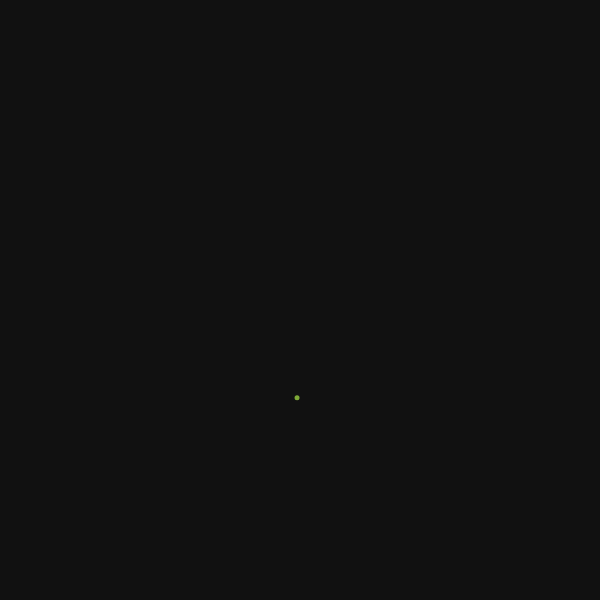
Frame 1 (no input)
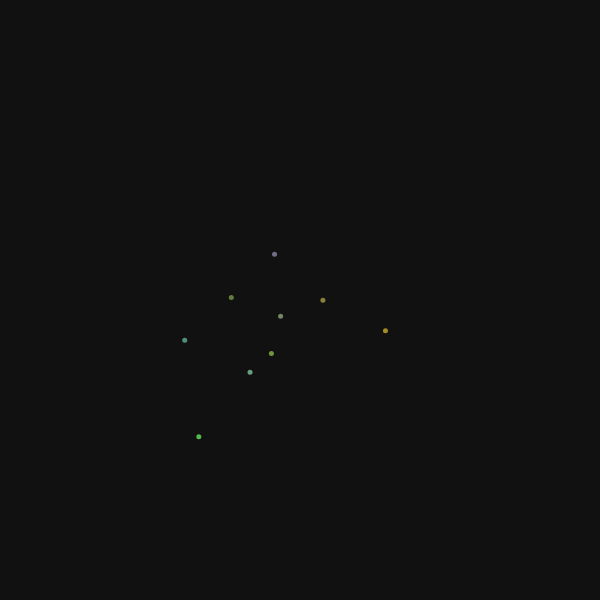
Frame 60 (no input)
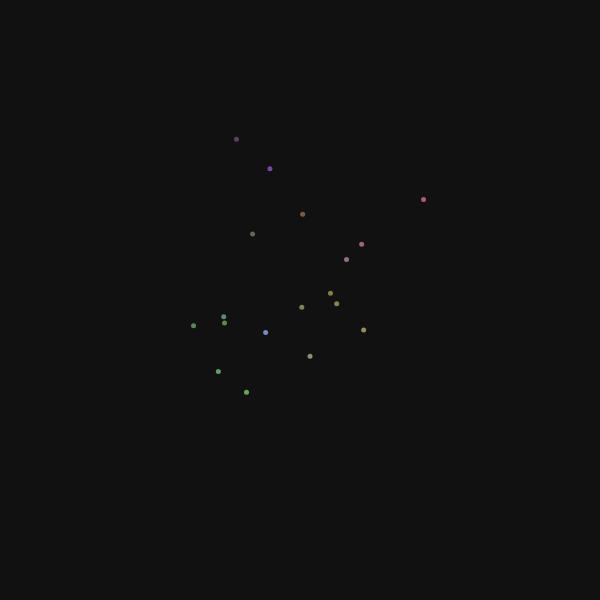
Frame 120 (the mouse pressed at the canvas centre since frame 60)

The p5.js sketch that drew these frames (run headless with seeded random() and noise() and a simulated clock; from frame 60 on, the mouse is pressed at the canvas centre):

// p5.js sketch
// ── sketch.js
var inc = 0.0025;

// Array of particles
var xoffs = [];

function setup() {
  centerCanvas();
  
  // First random particle
  xoffs[0] = random(50, 100);
}


function draw() {
	background('#111');
	
	// Go through all the particles
	for(let i = 0; i < xoffs.length; i++) {
		
		// Pick a smooth random location
		let x = map(noise(xoffs[i]), 0, 1, 0, width);
		let y = map(noise(xoffs[i] + 100), 0, 1, 0, height);
		
		// Pick a smooth random color
		let cr = noise(xoffs[i] + 000) * 255;
		let cg = noise(xoffs[i] + 100) * 255;
		let cb = noise(xoffs[i] + 200) * 255;
		
		// Draw the circle
		fill(cr, cg, cb);
		noStroke();
		circle(x, y, 5);
		
		xoffs[i] += inc;
	}
	
	// Each 7 frame, create a new particle until there are 1000 of them
	if(xoffs.length < 1000 && frameCount % 7 == 0) xoffs[xoffs.length+1] = xoffs.length + random(10);
}

function centerCanvas() {
  canvas = createCanvas(0.5 * windowWidth, 0.5 * windowWidth);
  var x = windowWidth - width - 10;
  var y = (windowHeight - 0.5 * windowWidth) / 2;
  canvas.position(x, y);
}

function windowResized() {
  centerCanvas();
}
